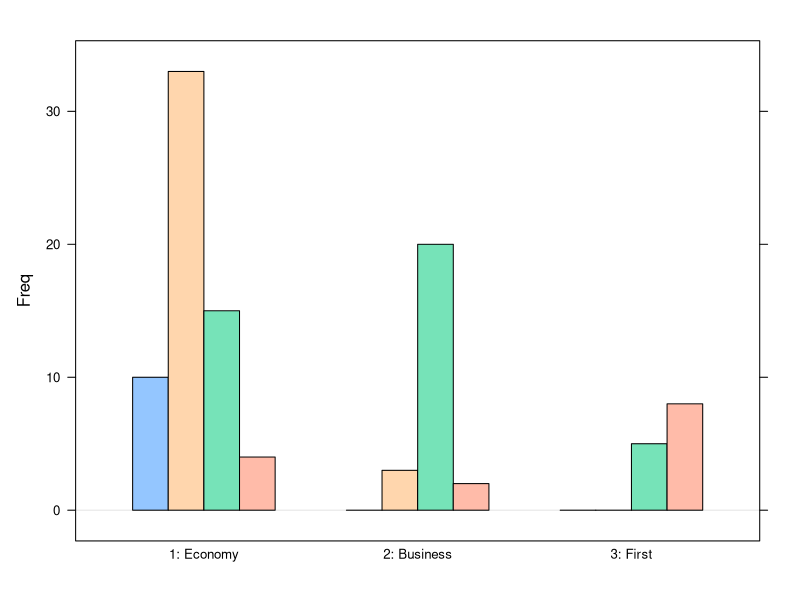
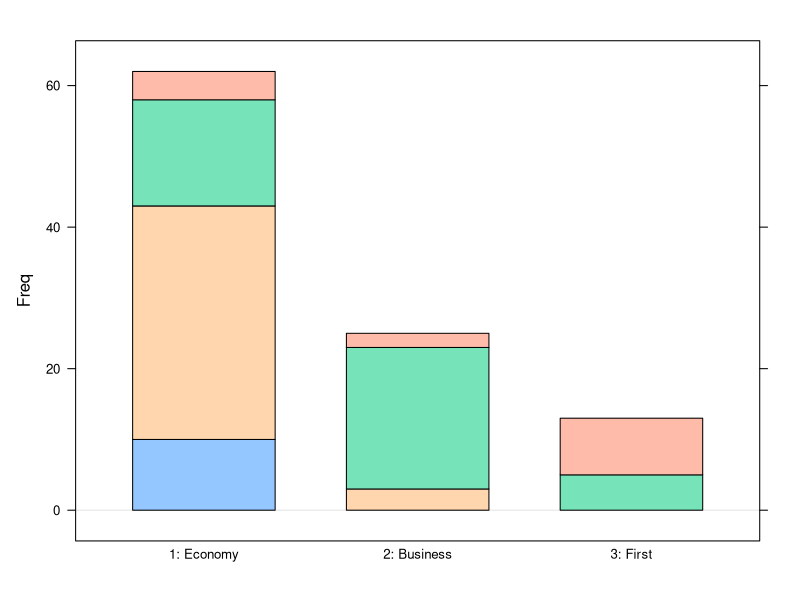
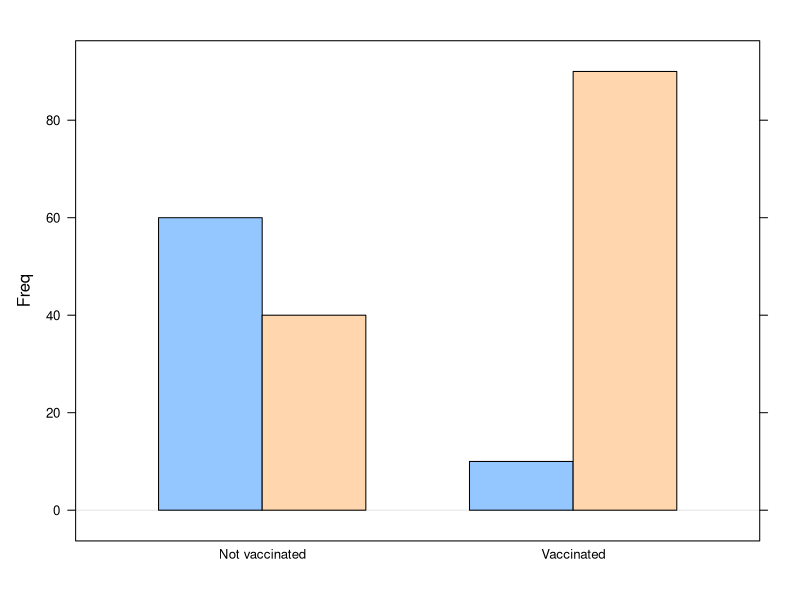
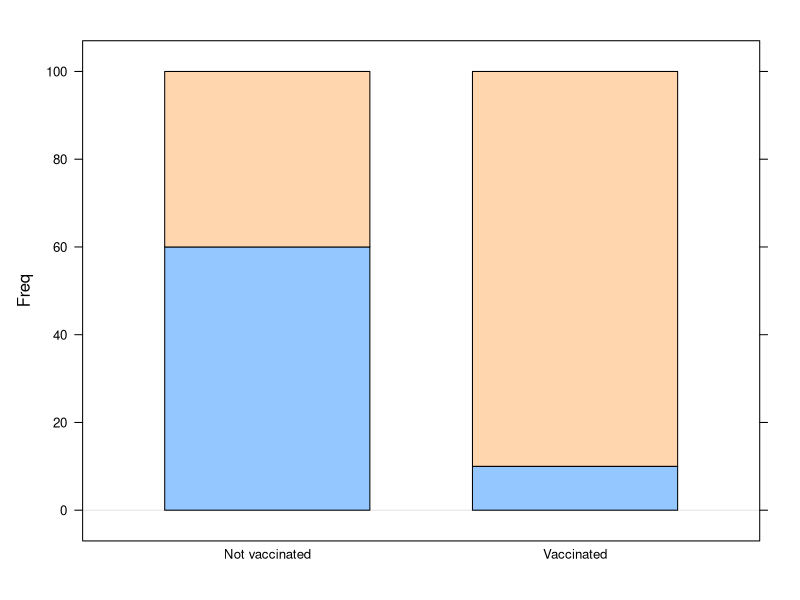
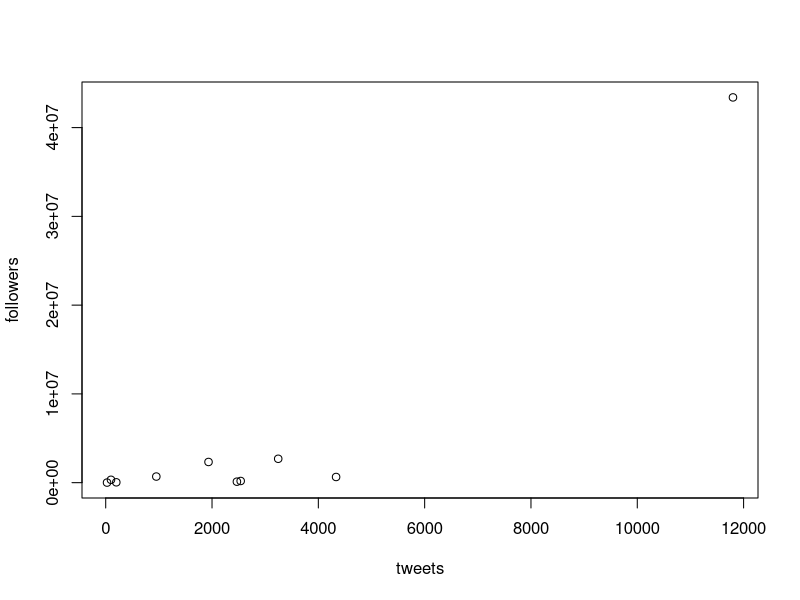

Write the R code that produced these figures, in order.
Class <- c(rep('1: Economy',62),rep('2: Business',25), rep('3: First',13))
Rating <- c(rep('1=poor',10),rep('2=fair',33),rep('3=good',15),rep('4=very good',4),
            rep('1=poor',0),rep('2=fair',3),rep('3=good',20),rep('4=very good',2),
            rep('1=poor',0),rep('2=fair',0),rep('3=good',5),rep('4=very good',8))

addmargins(table(Class,Rating))
addmargins(prop.table(table(Class,Rating)))

Vaccination <- c(rep('Vaccinated', 100), rep('Not vaccinated', 100))
Persons <- c(rep('Not affected', 90), rep('Affected', 10), rep('Not affected', 40), rep('Affected', 60))

addmargins(table(Vaccination, Persons))
addmargins(prop.table(table(Vaccination, Persons)))

library(lattice)
barchart(table(Class,Rating),horizontal=FALSE,stack=FALSE)
barchart(table(Class,Rating),horizontal=FALSE,stack=TRUE)

barchart(table(Vaccination, Persons),horizontal=FALSE,stack=FALSE)
barchart(table(Vaccination, Persons),horizontal=FALSE,stack=TRUE)

# Pearson's X^2 Statistic
chisq.test(table(Class,Rating))$expected
chisq.test(table(Class,Rating))$statistic

chisq.test(table(Vaccination, Persons))$expected
chisq.test(table(Vaccination, Persons))$statistic

# Cramer's V Statistic
library(vcd)
assocstats(xtabs(~Class+Rating))

# Contingency Coefficient C
library(vcd)
Cmax = sqrt((min(c(3,4))-1)/min(c(3,4)))
assocstats(xtabs(~Class+Rating))$cont/Cmax

# Association between ordinal and continuous variables
tweets <- c(25,11800,99,1934,199,2539,4334,952,3245,2468)
followers <- c(7194,43400000,324000,2330000,39000,189000,639000,688000,2690000,110000)
plot(tweets, followers)